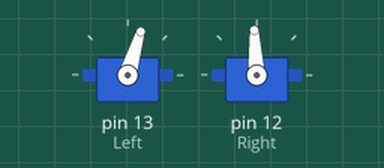
Recording of a sketch running on a simulated Arduino Uno, built with avr-gcc and run on an emulated ATmega328P. Parts: 2 × servo.

Above: at 0.1 s.
At 3.1 s:
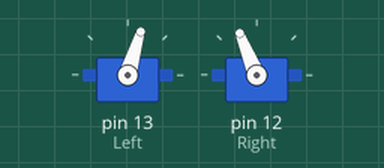
Timing chart, 0 to 4.6 s (numbered marks = the images above):
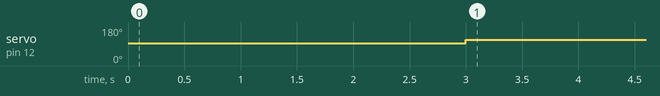

The sketch:

arduino_move.ino
```cpp
#include <Servo.h>

Servo Right;
Servo Left;

void setup(){
Left.attach(13);
Right.attach(12);
Left.writeMicroseconds(1500);
Right.writeMicroseconds(1500);
}

void Righty(){
Left.writeMicroseconds(1300);
}

void Lefty(){
Right.writeMicroseconds(1700);
}


void loop() {
  // put your main code here, to run repeatedly:
  Righty();
  delay(3000);
  Lefty();
  delay(3000);

}
```

Measured:
- by itself, servo on pin 12 (Right): 93° → 112° at 3.0 s
